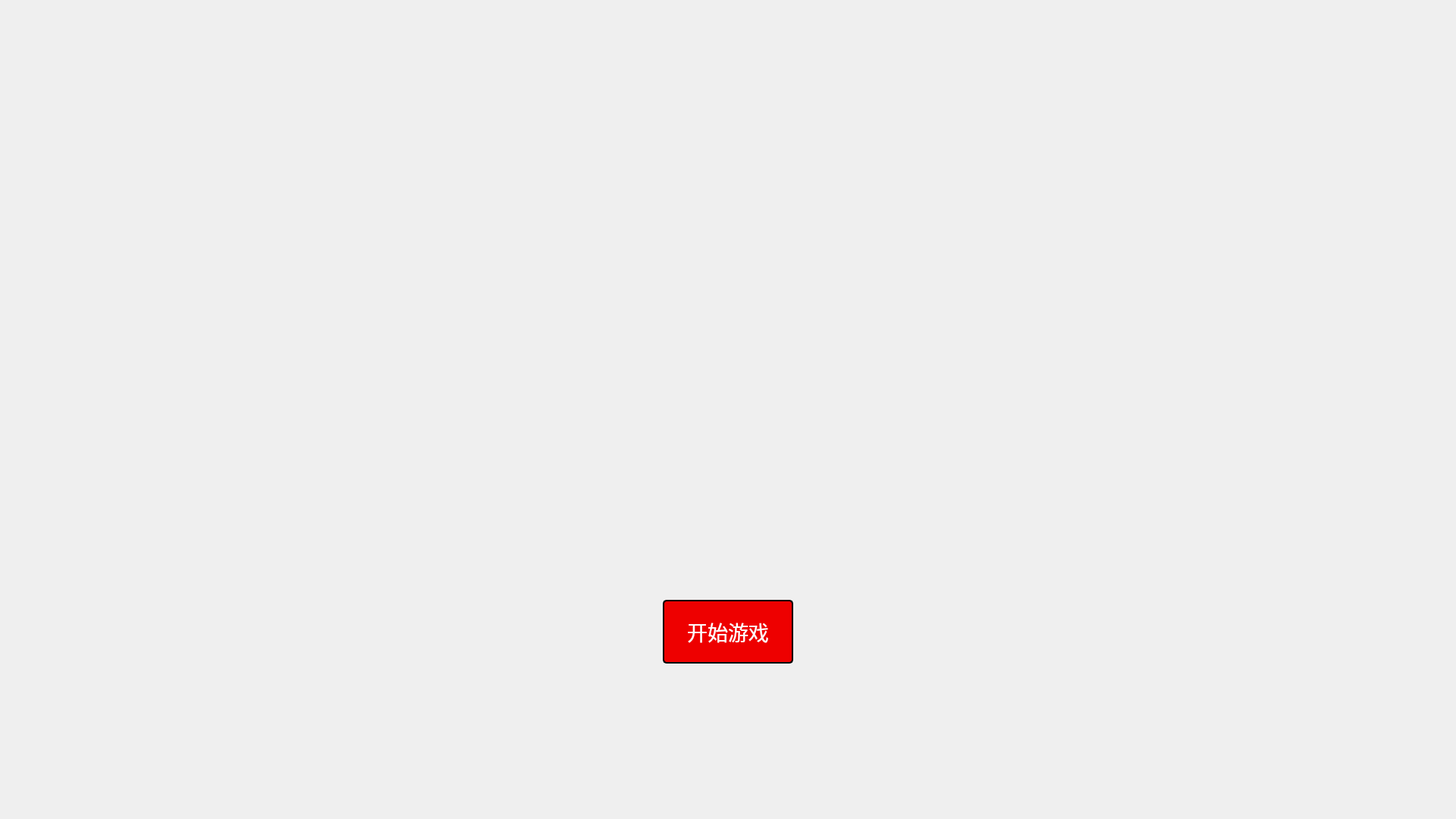
<?xml version="1.0" encoding="UTF-8"?>
<ui version="4.0">
 <class>StartWindow</class>
 <widget class="QMainWindow" name="StartWindow">
  <property name="enabled">
   <bool>true</bool>
  </property>
  <property name="geometry">
   <rect>
    <x>0</x>
    <y>0</y>
    <width>1920</width>
    <height>1080</height>
   </rect>
  </property>
  <property name="sizePolicy">
   <sizepolicy hsizetype="Maximum" vsizetype="Fixed">
    <horstretch>0</horstretch>
    <verstretch>0</verstretch>
   </sizepolicy>
  </property>
  <property name="minimumSize">
   <size>
    <width>1920</width>
    <height>1080</height>
   </size>
  </property>
  <property name="maximumSize">
   <size>
    <width>1920</width>
    <height>1080</height>
   </size>
  </property>
  <property name="windowTitle">
   <string>坚决打赢疫情防控〇〇保卫战</string>
  </property>
  <widget class="QWidget" name="mainWidget">
   <property name="autoFillBackground">
    <bool>false</bool>
   </property>
   <property name="styleSheet">
    <string notr="true">#mainWidget {
	image: url(:/images/cover.jpg);
}</string>
   </property>
   <layout class="QGridLayout" name="gridLayout">
    <item row="4" column="1">
     <widget class="QPushButton" name="startButton">
      <property name="enabled">
       <bool>true</bool>
      </property>
      <property name="styleSheet">
       <string notr="true">#startButton{
	font-family: &quot;'华文中宋','Helvetica Neue',Helvetica,Arial,sans-serif&quot;;
	font-size: 20pt!important;
	<!-- height: 50px; -->
	<!-- line-height: 40px!important; -->
	padding: 20% 30% ;
	vertical-align: middle;
	font-weight: normal;
	border-radius: 5px;
	border: 2px solid #000000;
	color: #ffffff;
	background-color: #ee0000;
}
#startButton:hover{
	font-family: &quot;'华文中宋','Helvetica Neue',Helvetica,Arial,sans-serif&quot;;
	font-size: 20pt!important;
	<!-- height: 50px; -->
	<!-- line-height: 40px!important; -->
	padding: 20% 30% ;
	vertical-align: middle;
	font-weight: normal;
	border-radius: 5px;
	border: 2px solid #000000;
	color: #ffffff;
	background-color: #00ee00;
}
#startButton:pressed{
	font-family: &quot;'华文中宋','Helvetica Neue',Helvetica,Arial,sans-serif&quot;;
	font-size: 20pt!important;
	<!-- height: 50px; -->
	<!-- line-height: 40px!important; -->
	padding: 20% 30% ;
	vertical-align: middle;
	font-weight: normal;
	border-radius: 5px;
	border: 2px solid #000000;
	color: #ffffff;
	background-color: #eeee00;
}</string>
      </property>
      <property name="text">
       <string>开始游戏</string>
      </property>
      <property name="checkable">
       <bool>true</bool>
      </property>
     </widget>
    </item>
    <item row="3" column="1">
     <spacer name="verticalSpacer">
      <property name="orientation">
       <enum>Qt::Vertical</enum>
      </property>
      <property name="sizeHint" stdset="0">
       <size>
        <width>20</width>
        <height>192</height>
       </size>
      </property>
     </spacer>
    </item>
    <item row="4" column="0">
     <spacer name="horizontalSpacer">
      <property name="orientation">
       <enum>Qt::Horizontal</enum>
      </property>
      <property name="sizeHint" stdset="0">
       <size>
        <width>857</width>
        <height>20</height>
       </size>
      </property>
     </spacer>
    </item>
    <item row="4" column="2">
     <spacer name="horizontalSpacer_2">
      <property name="orientation">
       <enum>Qt::Horizontal</enum>
      </property>
      <property name="sizeHint" stdset="0">
       <size>
        <width>856</width>
        <height>20</height>
       </size>
      </property>
     </spacer>
    </item>
    <item row="1" column="1">
     <spacer name="verticalSpacer_2">
      <property name="orientation">
       <enum>Qt::Vertical</enum>
      </property>
      <property name="sizeHint" stdset="0">
       <size>
        <width>20</width>
        <height>192</height>
       </size>
      </property>
     </spacer>
    </item>
    <item row="0" column="1">
     <spacer name="verticalSpacer_4">
      <property name="orientation">
       <enum>Qt::Vertical</enum>
      </property>
      <property name="sizeHint" stdset="0">
       <size>
        <width>20</width>
        <height>191</height>
       </size>
      </property>
     </spacer>
    </item>
    <item row="5" column="1">
     <spacer name="verticalSpacer_3">
      <property name="orientation">
       <enum>Qt::Vertical</enum>
      </property>
      <property name="sizeHint" stdset="0">
       <size>
        <width>20</width>
        <height>191</height>
       </size>
      </property>
     </spacer>
    </item>
    <item row="2" column="1">
     <spacer name="verticalSpacer_5">
      <property name="orientation">
       <enum>Qt::Vertical</enum>
      </property>
      <property name="sizeHint" stdset="0">
       <size>
        <width>20</width>
        <height>40</height>
       </size>
      </property>
     </spacer>
    </item>
   </layout>
  </widget>
 </widget>
 <resources>
  <include location="../../resource.qrc"/>
 </resources>
 <connections/>
</ui>
